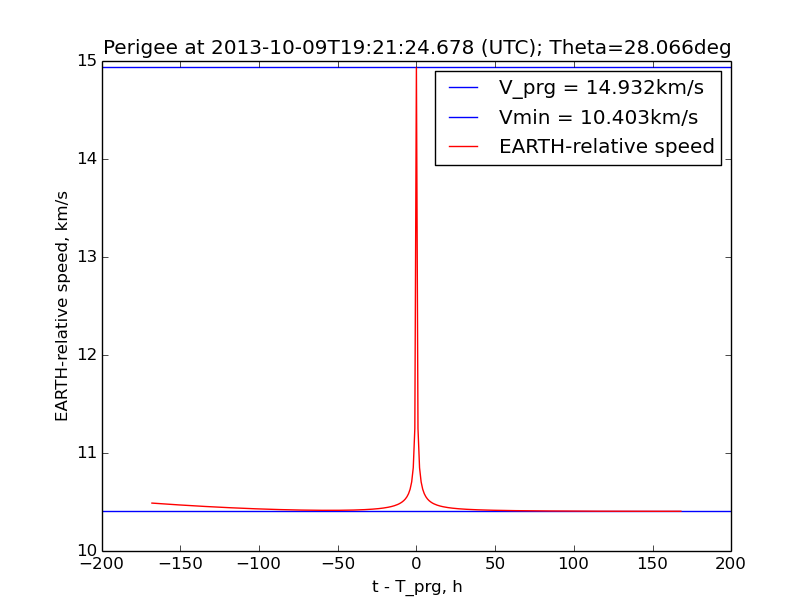

The script that drew this image:
"""
http://naif.jpl.nasa.gov/pub/naif/JUNO/kernels/pck/pck00010.tpc
http://naif.jpl.nasa.gov/pub/naif/JUNO/kernels/spk/spk_merge_110805_171017_130515.bsp
http://naif.jpl.nasa.gov/pub/naif/JUNO/kernels/lsk/naif0011.tls
\begindata

KERNELS_TO_LOAD = (
  '$K/pck00010.tpc'
  '$K/spk_merge_110805_171017_130515.bsp'
  '$K/naif0011.tls'
)

PATH_VALUES = ( '.' )
PATH_SYMBOLS = ( 'K' )

ETNEARPRG = @2013-10-09T00:00:00

SPACECRAFT = 'JUNO'
TARGET = 'EARTH'

\begintext
"""

import SpiceyPy as spice

dpr = spice.dpr()

spice.furnsh('.'.join(__file__.split('.')[:-1]+['py']))

target = spice.gcpool('TARGET',0,1,99)[0]
spacecraft = spice.gcpool('SPACECRAFT',0,1,99)[0]
etnearca = spice.gdpool('ETNEARPRG',0,1)[0]

targetID = spice.bods2c(target)

et = etnearca
state,lt = spice.spkezr(spacecraft,et,'J2000','NONE',target)

dt = spice.vdot(state[:3],state[3:]) / spice.vdot(state[3:],state[3:])
oldet = et
et = et - dt
while abs(et-oldet)>0.:
  state,lt = spice.spkezr(spacecraft,et,'J2000','NONE',target)
  dt = spice.vdot(state[:3],state[3:]) / spice.vdot(state[3:],state[3:])
  oldet = et
  et = et - dt

utcPRG = spice.et2utc(et,'ISOC',3,99)

mtxJ2kToBF = spice.tipbod('J2000', targetID, et)

velocityPRG_BF = spice.mxv(mtxJ2kToBF,state[3:])
V_prg,ra,Theta = spice.recrad(velocityPRG_BF)

Theta_deg = Theta * dpr

print((dt,dt/et,utcPRG,V_prg,Theta_deg))

import matplotlib.pyplot as plt

days = 7
hours = xrange(-24*days,24*days + 1)

speeds = [ spice.vnorm(spice.spkezr(spacecraft,et+(hour*3600.),'J2000','NONE',target)[0][3:]) for hour in hours]

Vmin = min(speeds)
plt.axhline(y=V_prg,label='V_prg = %.3fkm/s' % (V_prg,))
plt.axhline(y=Vmin,label='Vmin = %.3fkm/s' % (Vmin,))
plt.plot(hours,speeds,'r',label='%s-relative speed' % (target,))

plt.title('Perigee at %s (UTC); Theta=%.3fdeg' % (utcPRG,Theta_deg,))
plt.xlabel('t - T_prg, h')
plt.ylabel('%s-relative speed, km/s' % (target,))

plt.legend()

plt.show()
